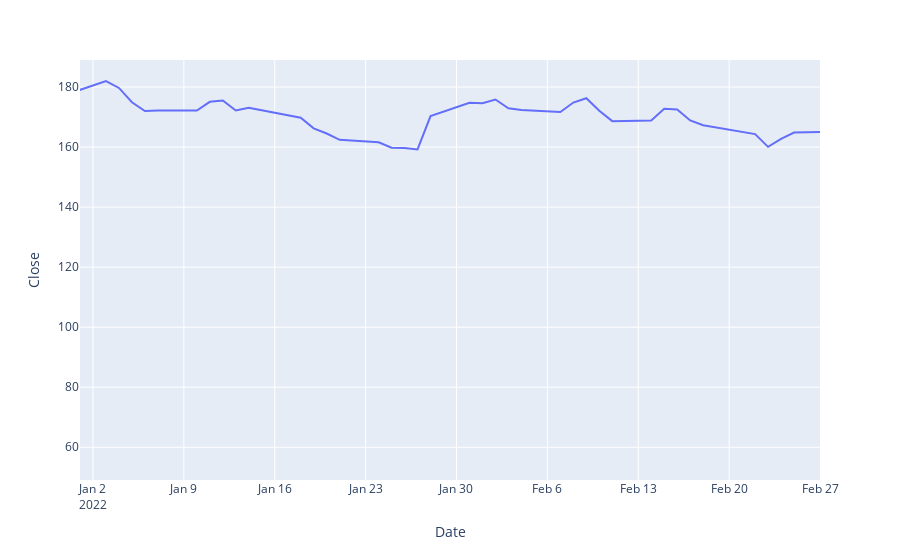

Notebook code for this chart:
### Markdown cell above
#### Custom Data Range

### Code cell
# Let's analyze stock prices between the period of two specific dates
import plotly.express as px
figure = px.line(data,
                y="Close",
                range_x = ['2022-01-01','2022-02-27'],
                title = "Time Series Analysis (Custom Data Range)")
figure.show()

### Figure 1 — Plotly figure (JSON) as saved in the notebook; plotly's stock layout.template omitted (floating-point values rounded to 4 significant figures; data arrays with more than 128 entries replaced by an {"elided": "..."} marker saying what was removed)
{"data": [{"hovertemplate": "Date=%{x}<br>Close=%{y}<extra></extra>", "legendgroup": "", "line": {"color": "#636efa", "dash": "solid"}, "marker": {"symbol": "circle"}, "mode": "lines", "name": "", "orientation": "v", "showlegend": false, "type": "scatter", "x": {"elided": "504 str values"}, "xaxis": "x", "y": {"elided": "504 float values"}, "yaxis": "y"}], "layout": {"legend": {"tracegroupgap": 0}, "margin": {"t": 60}, "xaxis": {"anchor": "y", "domain": [0, 1], "range": ["2022-01-01", "2022-02-27"], "title": {"text": "Date"}}, "yaxis": {"anchor": "x", "domain": [0, 1], "title": {"text": "Close"}}}}
